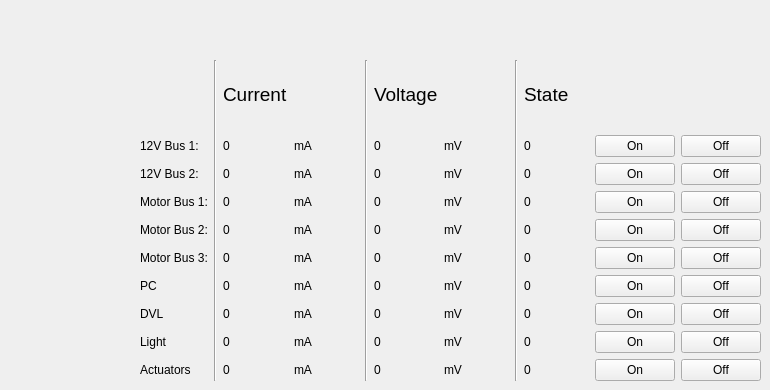
       <widget class="QWidget" name="power_supply">
        <attribute name="title">
         <string>Power Supply</string>
        </attribute>
        <widget class="QWidget" name="gridLayoutWidget_5">
         <property name="geometry">
          <rect>
           <x>140</x>
           <y>60</y>
           <width>621</width>
           <height>321</height>
          </rect>
         </property>
         <layout class="QGridLayout" name="gridLayout_2">
          <item row="8" column="2">
           <widget class="QLabel" name="label_Psu_Light_Cur">
            <property name="text">
             <string>0</string>
            </property>
           </widget>
          </item>
          <item row="9" column="10">
           <widget class="QPushButton" name="pushButton_psu_Off_Act">
            <property name="text">
             <string>Off</string>
            </property>
           </widget>
          </item>
          <item row="9" column="2">
           <widget class="QLabel" name="label_Psu_Act_Cur">
            <property name="text">
             <string>0</string>
            </property>
           </widget>
          </item>
          <item row="2" column="2">
           <widget class="QLabel" name="label_Psu_12V_Cur_2">
            <property name="text">
             <string>0</string>
            </property>
           </widget>
          </item>
          <item row="1" column="2">
           <widget class="QLabel" name="label_Psu_12V_Cur_1">
            <property name="text">
             <string>0</string>
            </property>
           </widget>
          </item>
          <item row="6" column="2">
           <widget class="QLabel" name="label_Psu_PC_Cur">
            <property name="text">
             <string>0</string>
            </property>
           </widget>
          </item>
          <item row="8" column="3">
           <widget class="QLabel" name="label_48">
            <property name="text">
             <string>mA</string>
            </property>
           </widget>
          </item>
          <item row="4" column="0">
           <widget class="QLabel" name="label_60">
            <property name="text">
             <string>Motor Bus 2:</string>
            </property>
           </widget>
          </item>
          <item row="3" column="2">
           <widget class="QLabel" name="label_Psu_Motor_Cur_1">
            <property name="text">
             <string>0</string>
            </property>
           </widget>
          </item>
          <item row="7" column="2">
           <widget class="QLabel" name="label_Psu_Dvl_Cur">
            <property name="text">
             <string>0</string>
            </property>
           </widget>
          </item>
          <item row="7" column="5">
           <widget class="QLabel" name="label_Psu_Dvl_Vol">
            <property name="text">
             <string>0</string>
            </property>
           </widget>
          </item>
          <item row="2" column="5">
           <widget class="QLabel" name="label_Psu_12V_Vol_2">
            <property name="text">
             <string>0</string>
            </property>
           </widget>
          </item>
          <item row="6" column="5">
           <widget class="QLabel" name="label_Psu_Pc_Vol">
            <property name="text">
             <string>0</string>
            </property>
           </widget>
          </item>
          <item row="6" column="0">
           <widget class="QLabel" name="label_39">
            <property name="text">
             <string>PC</string>
            </property>
           </widget>
          </item>
          <item row="1" column="9">
           <widget class="QPushButton" name="pushButton_psu_On_12V_1">
            <property name="text">
             <string>On</string>
            </property>
           </widget>
          </item>
          <item row="0" column="1" rowspan="10">
           <widget class="Line" name="line_10">
            <property name="orientation">
             <enum>Qt::Vertical</enum>
            </property>
           </widget>
          </item>
          <item row="3" column="0">
           <widget class="QLabel" name="label_38">
            <property name="text">
             <string>Motor Bus 1:</string>
            </property>
           </widget>
          </item>
          <item row="1" column="8">
           <widget class="QLabel" name="label_Psu_12V_State_1">
            <property name="text">
             <string>0</string>
            </property>
           </widget>
          </item>
          <item row="0" column="5">
           <widget class="QLabel" name="label_44">
            <property name="font">
             <font>
              <pointsize>14</pointsize>
             </font>
            </property>
            <property name="text">
             <string>Voltage</string>
            </property>
           </widget>
          </item>
          <item row="2" column="9">
           <widget class="QPushButton" name="pushButton_psu_On_12V_2">
            <property name="text">
             <string>On</string>
            </property>
           </widget>
          </item>
          <item row="7" column="9">
           <widget class="QPushButton" name="pushButton_psu_On_Dvl">
            <property name="text">
             <string>On</string>
            </property>
           </widget>
          </item>
          <item row="6" column="10">
           <widget class="QPushButton" name="pushButton_psu_Off_Pc">
            <property name="text">
             <string>Off</string>
            </property>
           </widget>
          </item>
          <item row="2" column="3">
           <widget class="QLabel" name="label_47">
            <property name="text">
             <string>mA</string>
            </property>
           </widget>
          </item>
          <item row="9" column="0">
           <widget class="QLabel" name="label_42">
            <property name="text">
             <string>Actuators</string>
            </property>
           </widget>
          </item>
          <item row="0" column="8">
           <widget class="QLabel" name="label_45">
            <property name="font">
             <font>
              <pointsize>14</pointsize>
             </font>
            </property>
            <property name="text">
             <string>State</string>
            </property>
           </widget>
          </item>
          <item row="7" column="0">
           <widget class="QLabel" name="label_40">
            <property name="text">
             <string>DVL</string>
            </property>
           </widget>
          </item>
          <item row="2" column="0">
           <widget class="QLabel" name="label_37">
            <property name="text">
             <string>12V Bus 2:</string>
            </property>
           </widget>
          </item>
          <item row="3" column="9">
           <widget class="QPushButton" name="pushButton_psu_On_Motor_1">
            <property name="text">
             <string>On</string>
            </property>
           </widget>
          </item>
          <item row="1" column="3">
           <widget class="QLabel" name="label_46">
            <property name="text">
             <string>mA</string>
            </property>
           </widget>
          </item>
          <item row="7" column="8">
           <widget class="QLabel" name="label_Psu_Dvl_State">
            <property name="text">
             <string>0</string>
            </property>
           </widget>
          </item>
          <item row="2" column="8">
           <widget class="QLabel" name="label_Psu_12V_State_2">
            <property name="text">
             <string>0</string>
            </property>
           </widget>
          </item>
          <item row="3" column="3">
           <widget class="QLabel" name="label_51">
            <property name="text">
             <string>mA</string>
            </property>
           </widget>
          </item>
          <item row="7" column="3">
           <widget class="QLabel" name="label_49">
            <property name="text">
             <string>mA</string>
            </property>
           </widget>
          </item>
          <item row="1" column="6">
           <widget class="QLabel" name="label_53">
            <property name="text">
             <string>mV</string>
            </property>
           </widget>
          </item>
          <item row="0" column="4" rowspan="10">
           <widget class="Line" name="line_11">
            <property name="orientation">
             <enum>Qt::Vertical</enum>
            </property>
           </widget>
          </item>
          <item row="0" column="2">
           <widget class="QLabel" name="label_43">
            <property name="font">
             <font>
              <pointsize>14</pointsize>
             </font>
            </property>
            <property name="text">
             <string>Current</string>
            </property>
           </widget>
          </item>
          <item row="8" column="8">
           <widget class="QLabel" name="label_Psu_Light_State">
            <property name="text">
             <string>0</string>
            </property>
           </widget>
          </item>
          <item row="1" column="5">
           <widget class="QLabel" name="label_Psu_12V_Vol_1">
            <property name="text">
             <string>0</string>
            </property>
           </widget>
          </item>
          <item row="7" column="6">
           <widget class="QLabel" name="label_55">
            <property name="text">
             <string>mV</string>
            </property>
           </widget>
          </item>
          <item row="2" column="6">
           <widget class="QLabel" name="label_59">
            <property name="text">
             <string>mV</string>
            </property>
           </widget>
          </item>
          <item row="6" column="6">
           <widget class="QLabel" name="label_58">
            <property name="text">
             <string>mV</string>
            </property>
           </widget>
          </item>
          <item row="8" column="0">
           <widget class="QLabel" name="label_41">
            <property name="text">
             <string>Light</string>
            </property>
           </widget>
          </item>
          <item row="3" column="8">
           <widget class="QLabel" name="label_Psu_Motor_State_1">
            <property name="text">
             <string>0</string>
            </property>
           </widget>
          </item>
          <item row="1" column="0">
           <widget class="QLabel" name="label_36">
            <property name="text">
             <string>12V Bus 1:</string>
            </property>
           </widget>
          </item>
          <item row="3" column="10">
           <widget class="QPushButton" name="pushButton_psu_Off_Motor_1">
            <property name="text">
             <string>Off</string>
            </property>
           </widget>
          </item>
          <item row="7" column="10">
           <widget class="QPushButton" name="pushButton_psu_Off_Dvl">
            <property name="text">
             <string>Off</string>
            </property>
           </widget>
          </item>
          <item row="9" column="8">
           <widget class="QLabel" name="label_Psu_Act_State">
            <property name="text">
             <string>0</string>
            </property>
           </widget>
          </item>
          <item row="3" column="5">
           <widget class="QLabel" name="label_Psu_Motor_Vol_1">
            <property name="text">
             <string>0</string>
            </property>
           </widget>
          </item>
          <item row="9" column="3">
           <widget class="QLabel" name="label_52">
            <property name="text">
             <string>mA</string>
            </property>
           </widget>
          </item>
          <item row="6" column="3">
           <widget class="QLabel" name="label_50">
            <property name="text">
             <string>mA</string>
            </property>
           </widget>
          </item>
          <item row="1" column="10">
           <widget class="QPushButton" name="pushButton_psu_Off_12V_1">
            <property name="text">
             <string>Off</string>
            </property>
           </widget>
          </item>
          <item row="6" column="8">
           <widget class="QLabel" name="label_Psu_Pc_State">
            <property name="text">
             <string>0</string>
            </property>
           </widget>
          </item>
          <item row="8" column="6">
           <widget class="QLabel" name="label_54">
            <property name="text">
             <string>mV</string>
            </property>
           </widget>
          </item>
          <item row="8" column="5">
           <widget class="QLabel" name="label_Psu_light_Vol">
            <property name="text">
             <string>0</string>
            </property>
           </widget>
          </item>
          <item row="8" column="9">
           <widget class="QPushButton" name="pushButton_psu_On_Light">
            <property name="text">
             <string>On</string>
            </property>
           </widget>
          </item>
          <item row="3" column="6">
           <widget class="QLabel" name="label_57">
            <property name="text">
             <string>mV</string>
            </property>
           </widget>
          </item>
          <item row="9" column="5">
           <widget class="QLabel" name="label_Psu_Act_Vol">
            <property name="text">
             <string>0</string>
            </property>
           </widget>
          </item>
          <item row="9" column="9">
           <widget class="QPushButton" name="pushButton_psu_On_Act">
            <property name="text">
             <string>On</string>
            </property>
           </widget>
          </item>
          <item row="8" column="10">
           <widget class="QPushButton" name="pushButton_psu_Off_Light">
            <property name="text">
             <string>Off</string>
            </property>
           </widget>
          </item>
          <item row="0" column="7" rowspan="10">
           <widget class="Line" name="line_12">
            <property name="orientation">
             <enum>Qt::Vertical</enum>
            </property>
           </widget>
          </item>
          <item row="9" column="6">
           <widget class="QLabel" name="label_56">
            <property name="text">
             <string>mV</string>
            </property>
           </widget>
          </item>
          <item row="6" column="9">
           <widget class="QPushButton" name="pushButton_psu_On_Pc">
            <property name="text">
             <string>On</string>
            </property>
           </widget>
          </item>
          <item row="2" column="10">
           <widget class="QPushButton" name="pushButton_psu_Off_12V_2">
            <property name="text">
             <string>Off</string>
            </property>
           </widget>
          </item>
          <item row="5" column="0">
           <widget class="QLabel" name="label_61">
            <property name="text">
             <string>Motor Bus 3:</string>
            </property>
           </widget>
          </item>
          <item row="4" column="3">
           <widget class="QLabel" name="label_64">
            <property name="text">
             <string>mA</string>
            </property>
           </widget>
          </item>
          <item row="5" column="3">
           <widget class="QLabel" name="label_63">
            <property name="text">
             <string>mA</string>
            </property>
           </widget>
          </item>
          <item row="4" column="6">
           <widget class="QLabel" name="label_65">
            <property name="text">
             <string>mV</string>
            </property>
           </widget>
          </item>
          <item row="5" column="6">
           <widget class="QLabel" name="label_62">
            <property name="text">
             <string>mV</string>
            </property>
           </widget>
          </item>
          <item row="4" column="9">
           <widget class="QPushButton" name="pushButton_psu_On_Motor_2">
            <property name="text">
             <string>On</string>
            </property>
           </widget>
          </item>
          <item row="5" column="9">
           <widget class="QPushButton" name="pushButton_psu_On_Motor_3">
            <property name="text">
             <string>On</string>
            </property>
           </widget>
          </item>
          <item row="4" column="10">
           <widget class="QPushButton" name="pushButton_psu_Off_Motor_2">
            <property name="text">
             <string>Off</string>
            </property>
           </widget>
          </item>
          <item row="5" column="10">
           <widget class="QPushButton" name="pushButton_psu_Off_Motor_3">
            <property name="text">
             <string>Off</string>
            </property>
           </widget>
          </item>
          <item row="4" column="2">
           <widget class="QLabel" name="label_Psu_Motor_Cur_2">
            <property name="text">
             <string>0</string>
            </property>
           </widget>
          </item>
          <item row="5" column="2">
           <widget class="QLabel" name="label_Psu_Motor_Cur_3">
            <property name="text">
             <string>0</string>
            </property>
           </widget>
          </item>
          <item row="4" column="5">
           <widget class="QLabel" name="label_Psu_Motor_Vol_2">
            <property name="text">
             <string>0</string>
            </property>
           </widget>
          </item>
          <item row="5" column="5">
           <widget class="QLabel" name="label_Psu_Motor_Vol_3">
            <property name="text">
             <string>0</string>
            </property>
           </widget>
          </item>
          <item row="4" column="8">
           <widget class="QLabel" name="label_Psu_Motor_State_2">
            <property name="text">
             <string>0</string>
            </property>
           </widget>
          </item>
          <item row="5" column="8">
           <widget class="QLabel" name="label_Psu_Motor_State_3">
            <property name="text">
             <string>0</string>
            </property>
           </widget>
          </item>
         </layout>
        </widget>
       </widget>
